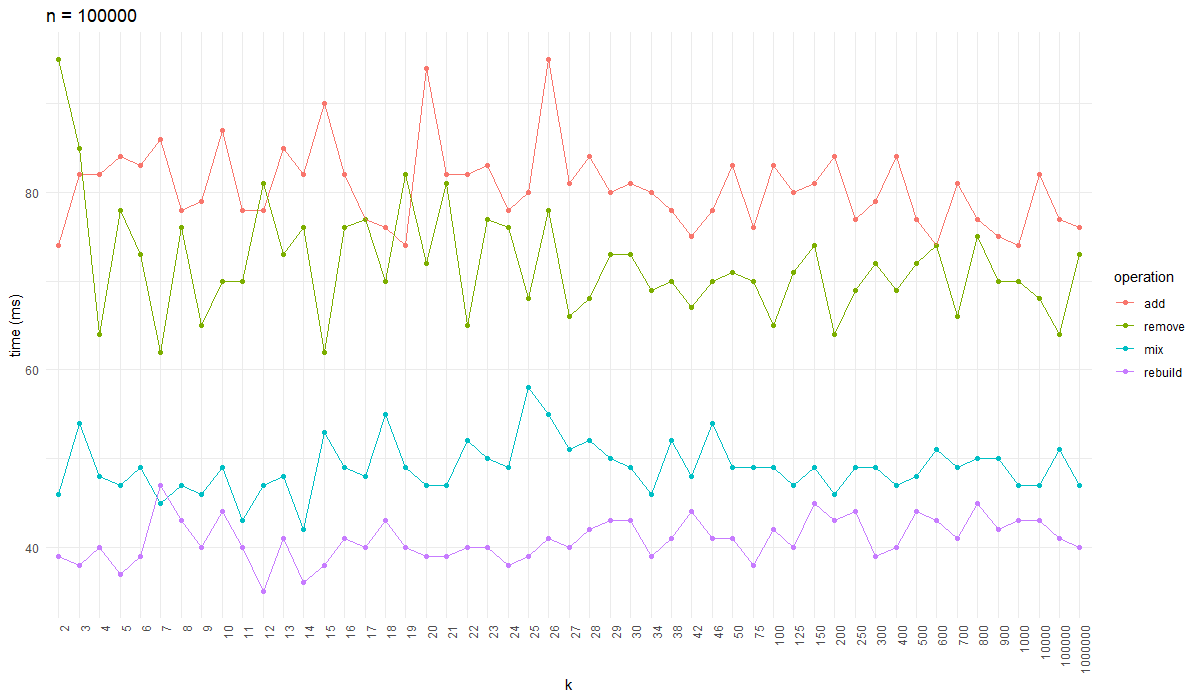

The script that drew this image:
library(ggplot2)
library(dplyr)

data <- read.csv("benchmark_rainbow.csv", sep = ";")

# plot data
plot_data <- data
plot_data$k <- as.factor(data$k)
plot_data$operation <- factor(data$operation, labels = c("add", "remove", "mix", "rebuild"))

my_plot <- ggplot(plot_data, aes(x = k, y = time, color = as.factor(operation), group = operation)) +
  geom_point() +
  geom_line() +
  labs(
    x = "k",
    y = "time (ms)",
    title = paste("n", "=" , data$n[1]) ,
    color = "operation"
  ) +
  theme_minimal() +
  theme(axis.text.x = element_text(angle = 90, hjust = 1))


print(my_plot)

# get most efficient k
sum_times_table <- data %>%
  group_by(k) %>%
  summarise(sum_times = sum(time))

best_k_table <- sum_times_table %>% filter(sum_times == min(sum_times))
best_k <- best_k_table$k
best_sum_times <- best_k_table$sum_times

print(paste(best_k, "with sum of times:", best_sum_times, "ms"))
